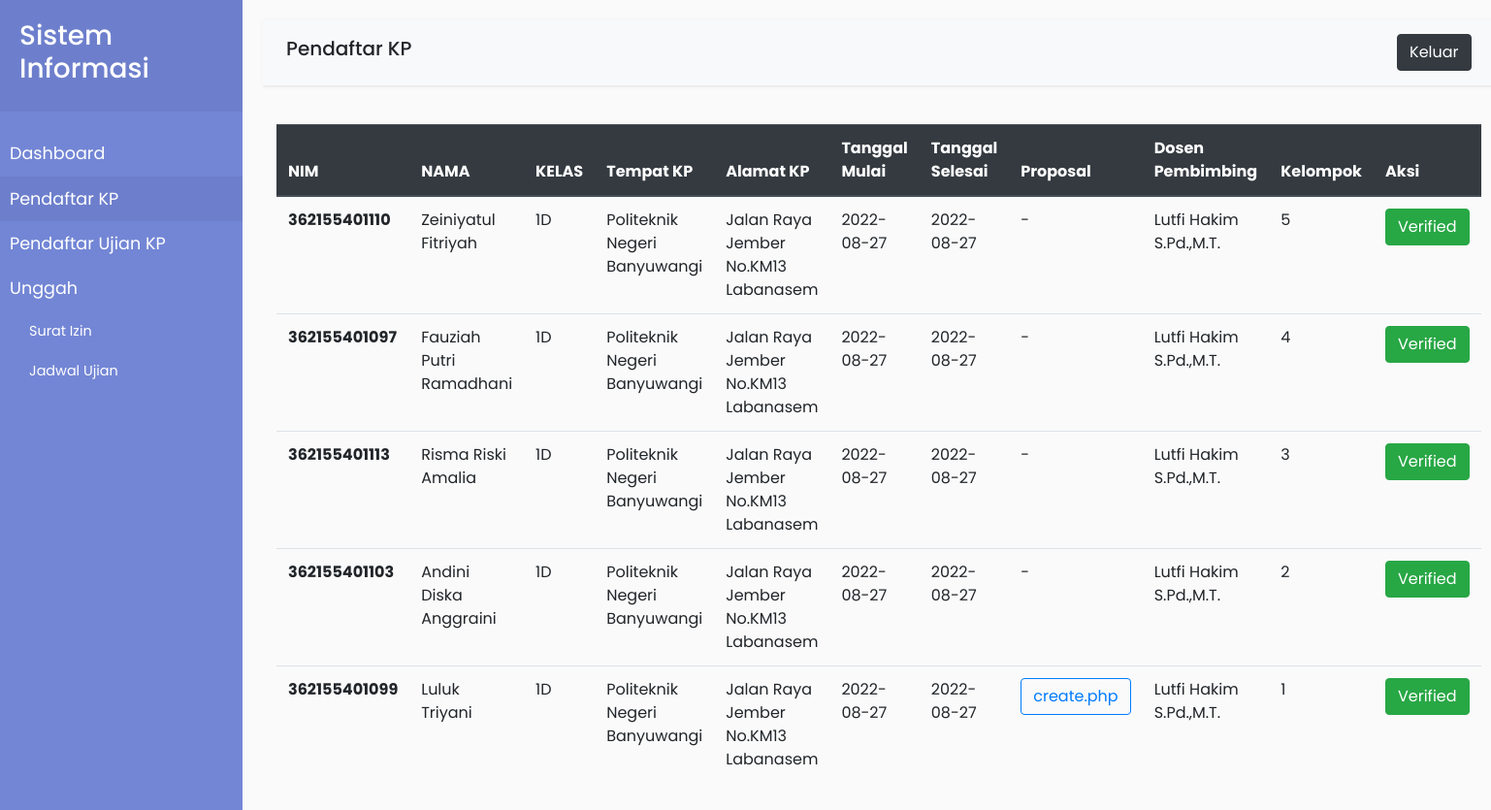
The app's page /pendaftar-kp.php (signed in) with its own data.
### tables this page shows
CREATE TABLE `mahasiswa` (
  `id` int(11) NOT NULL,
  `nama` varchar(45) NOT NULL,
  `nim` varchar(45) NOT NULL,
  `kelas` varchar(45) NOT NULL,
  `email` varchar(45) NOT NULL,
  `alamat` varchar(45) NOT NULL,
  `user_id` int(11) DEFAULT NULL,
  `anggota_kelompok_id` int(11) DEFAULT NULL
);

CREATE TABLE `anggota_kelompok` (
  `id` int(11) NOT NULL,
  `nama_anggota` varchar(45) DEFAULT NULL,
  `nim` varchar(45) NOT NULL
);

CREATE TABLE `pendaftaran_kp` (
  `id` int(11) NOT NULL,
  `tempat_kp` varchar(45) NOT NULL,
  `alamat_kp` varchar(45) NOT NULL,
  `tanggal_mulai` date NOT NULL,
  `tanggal_selesai` date NOT NULL,
  `proposal` varchar(45) NOT NULL,
  `anggota_kelompok_id` int(11) DEFAULT NULL,
  `dosen_id` int(11) NOT NULL,
  `perusahaan_id` int(11) DEFAULT NULL
);

CREATE TABLE `dosen` (
  `id` int(11) NOT NULL,
  `nama_dosen` varchar(45) NOT NULL,
  `nik` varchar(45) NOT NULL,
  `foto` varchar(45) NOT NULL,
  `user_id` int(11) NOT NULL
);

### pendaftar-kp.php (the view, shortened to what this page needs)
<?php
include 'koneksi.php';
$mahasiswa = mysqli_query($conn, "SELECT * FROM mahasiswa JOIN anggota_kelompok ON mahasiswa.anggota_kelompok_id=anggota_kelompok.id JOIN pendaftaran_kp ON mahasiswa.anggota_kelompok_id=pendaftaran_kp.anggota_kelompok_id JOIN dosen ON pendaftaran_kp.dosen_id=dosen.id ORDER BY pendaftaran_kp.id DESC");
?>
<!DOCTYPE html>
<html>
<head>
    <link rel="stylesheet" href="assets/css/bootstrap.css">
    <link rel="stylesheet" href="assets/css/style.css">
</head>
<body>
    <div class="wrapper">
        <nav id="sidebar">
            <div class="sidebar-header">
                <h3>Sistem Informasi</h3>
            </div>
            <ul class="list-unstyled components">
                <li>
                    <a href="dashboard-koor.php">Dashboard</a>
                </li>
                <li class="active">
                    <a href="pendaftar-kp.php">Pendaftar KP</a>
                </li>
                <li>
                    <a href="pendaftar-ujian-kp.php">Pendaftar Ujian KP</a>
                </li>
                <li>
                    <a>Unggah</a>
                    <ul class="list-unstyled" id="homeSubmenu">
                        <li>
                            <a href="unggah-surat-izin.php">Surat Izin</a>
                        </li>
                        <li>
                            <a href="unggah-jadwal-ujian.php">Jadwal Ujian</a>
                        </li>
                    </ul>
                </li>
            </ul>
        </nav>
        <div id="content">
            <nav class="navbar navbar-expand-lg navbar-light bg-light">
                <div class="container-fluid">
                    <h5>Pendaftar KP</h5>
                    <a href="logout.php" class="btn btn-dark">Keluar</a>
                </div>
            </nav>
            <div class="container-fluid">
                <table class="table">
                    <thead class="thead-dark">
                        <tr>
                            <th scope="col">NIM</th>
                            <th scope="col">NAMA</th>
                            <th scope="col">KELAS</th>
                            <th scope="col">Tempat KP</th>
                            <th scope="col">Alamat KP</th>
                            <th scope="col">Tanggal Mulai</th>
                            <th scope="col">Tanggal Selesai</th>
                            <th scope="col">Proposal</th>
                            <th scope="col">Dosen Pembimbing</th>
                            <th scope="col">Kelompok</th>
                            <th scope="col">Aksi</th>
                        </tr>
                    </thead>
                    <tbody>
                        <?php foreach ($mahasiswa as $mhs) { ?>
                        <tr>
                            <th><?php echo $mhs['nim']; ?></th>
                            <td><?php echo $mhs['nama']; ?></td>
                            <td><?php echo $mhs['kelas']; ?></td>
                            <td><?php echo $mhs['tempat_kp']; ?></td>
                            <td><?php echo $mhs['alamat_kp']; ?></td>
                            <td><?php echo $mhs['tanggal_mulai']; ?></td>
                            <td><?php echo $mhs['tanggal_selesai']; ?></td>
                            <td>
                            <?php if($mhs['proposal'] != null) {?>
                                <a href="file/<?php echo $mhs['proposal']; ?>" class="btn btn-outline-primary"><?php echo $mhs['proposal']; ?></a>
                            <?php } else { echo "-"; }?>
                            </td>
                            <td><?php echo $mhs['nama_dosen']; ?></td>
                            <td>
                                <?php if(is_null($mhs['nama_anggota'])) {?>
                                    -
                                <?php } else { echo $mhs['nama_anggota']; }?>
                            </td>
                            <td>
                                <?php if(is_null($mhs['nama_anggota'])) {?>
                                <button type="button" class="btn btn-primary mr-2" data-toggle="modal" data-target="#mhs<?php echo $mhs["id"] ?>">Setujui</button>
                                <div class="modal fade" id="mhs<?php echo $mhs["id"] ?>" tabindex="-1" aria-labelledby="mhs<?php echo $mhs["id"] ?>label" aria-hidden="true">
                                    <div class="modal-dialog">
                                        <div class="modal-content">
                                        <div class="modal-header">
                                            <h5 class="modal-title" id="exampleModalLabel">Pendaftaran KP</h5>
                                            <button type="button" class="close" data-dismiss="modal" aria-label="Close">
                                            <span aria-hidden="true">&times;</span>
                                            </button>
                                        </div>
                                            <div class="modal-body">
                                            <form action="pendaftar-kp.php" method="post">
                                                <div class="form-group">
                                                    <label for="nim">NIM</label>
                                                    <input type="text" class="form-control" id="nim" name="nim" value="<?php echo $mhs['nim']; ?>" required>
                                                </div>
                                                <div class="form-group">
                                                    <label for="nama_anggota">Nomor Kelompok</label>
                                                    <input type="text" class="form-control" id="nama_anggota" name="nama_anggota" required>
                                                </div>
                                                <button type="submit" class="btn btn-primary" name="submit">Setujui</button>
                                            </form>
                                            </div>
                                        </div>
                                    </div>
                                </div>
                                <button type="submit" name="tolak" class="btn btn-danger">Tolak</button>
                                <?php } else { ?>
                                    <button type="button" class="btn btn-success">Verified</button>
                                <?php } ?>
                            </td>
                        </tr>
                        <?php } ?>
                    </tbody>
                </table>
            </div>
        </div>
    </div>
</body>
</html>

### assets/css/style.css (style rules this page uses)
body { font-family: 'Poppins', sans-serif; background: #fafafa; }
a, a:hover, a:focus { color: inherit; text-decoration: none; transition: all 0.3s; }
.navbar { padding: 15px 10px; background: #fff; border: none; border-radius: 0; margin-bottom: 40px; box-shadow: 1px 1px 3px rgba(0, 0, 0, 0.1); }
.wrapper { display: flex; width: 100%; align-items: stretch; }
#sidebar { min-width: 250px; max-width: 250px; background: #7386D5; color: #fff; transition: all 0.3s; }
#sidebar .sidebar-header { padding: 20px; background: #6d7fcc; }
#sidebar ul.components { padding: 20px 0; }
#sidebar ul li a { padding: 10px; font-size: 1.1em; display: block; }
nav .active { color: #fff; background: #6d7fcc; }
ul ul a { font-size: 0.9em !important; padding-left: 30px !important; }
#content { width: 100%; padding: 20px; min-height: 100vh; transition: all 0.3s; }

### records on screen
mahasiswa: anggota_kelompok.nim "362155401110", nama "Zeiniyatul Fitriyah", kelas "1D", pendaftaran_kp.tempat_kp "Politeknik Negeri Banyuwangi", pendaftaran_kp.alamat_kp "Jalan Raya Jember No.KM13 Labanasem", pendaftaran_kp.tanggal_mulai "2022-08-27", pendaftaran_kp.tanggal_selesai "2022-08-27", dosen.nama_dosen "Lutfi Hakim S.Pd.,M.T.", anggota_kelompok.nama_anggota "5"
mahasiswa: anggota_kelompok.nim "362155401097", nama "Fauziah Putri Ramadhani", kelas "1D", pendaftaran_kp.tempat_kp "Politeknik Negeri Banyuwangi", pendaftaran_kp.alamat_kp "Jalan Raya Jember No.KM13 Labanasem", pendaftaran_kp.tanggal_mulai "2022-08-27", pendaftaran_kp.tanggal_selesai "2022-08-27", dosen.nama_dosen "Lutfi Hakim S.Pd.,M.T.", anggota_kelompok.nama_anggota "4"
mahasiswa: anggota_kelompok.nim "362155401113", nama "Risma Riski Amalia", kelas "1D", pendaftaran_kp.tempat_kp "Politeknik Negeri Banyuwangi", pendaftaran_kp.alamat_kp "Jalan Raya Jember No.KM13 Labanasem", pendaftaran_kp.tanggal_mulai "2022-08-27", pendaftaran_kp.tanggal_selesai "2022-08-27", dosen.nama_dosen "Lutfi Hakim S.Pd.,M.T.", anggota_kelompok.nama_anggota "3"
mahasiswa: anggota_kelompok.nim "362155401103", nama "Andini Diska Anggraini", kelas "1D", pendaftaran_kp.tempat_kp "Politeknik Negeri Banyuwangi", pendaftaran_kp.alamat_kp "Jalan Raya Jember No.KM13 Labanasem", pendaftaran_kp.tanggal_mulai "2022-08-27", pendaftaran_kp.tanggal_selesai "2022-08-27", dosen.nama_dosen "Lutfi Hakim S.Pd.,M.T.", anggota_kelompok.nama_anggota "2"
mahasiswa: anggota_kelompok.nim "362155401099", nama "Luluk Triyani", kelas "1D", pendaftaran_kp.tempat_kp "Politeknik Negeri Banyuwangi", pendaftaran_kp.alamat_kp "Jalan Raya Jember No.KM13 Labanasem", pendaftaran_kp.tanggal_mulai "2022-08-27", pendaftaran_kp.tanggal_selesai "2022-08-27", pendaftaran_kp.proposal "create.php", dosen.nama_dosen "Lutfi Hakim S.Pd.,M.T.", anggota_kelompok.nama_anggota "1"
